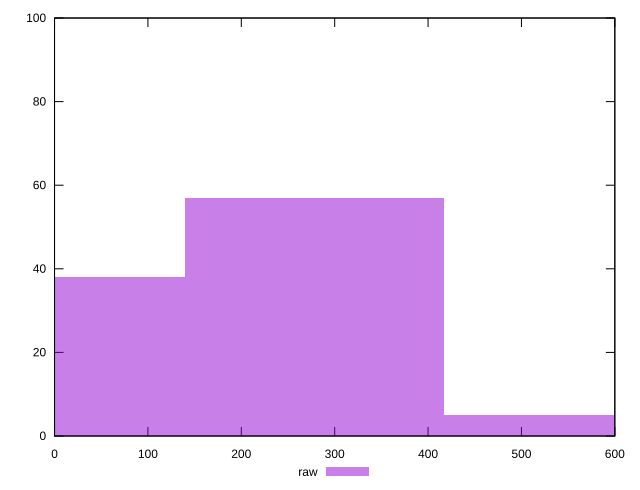

Generate this figure with gnuplot:
reset

$raw <<EOF
278.3993653945203 57
556.7987307890406 5
0 38
EOF

set key outside below
set boxwidth 278.3993653945203
set xrange [0:600]
set yrange [0:100]
set trange [0:100]
set style fill transparent solid 0.5 noborder
set terminal svg size 640, 490 enhanced background rgb 'white'
set output "report_00017_2021-02-10T15-08-03.406Z/uses-http2/samples/pages+cached+noadtech/raw/histogram.svg"

plot $raw title "raw" with boxes

reset
